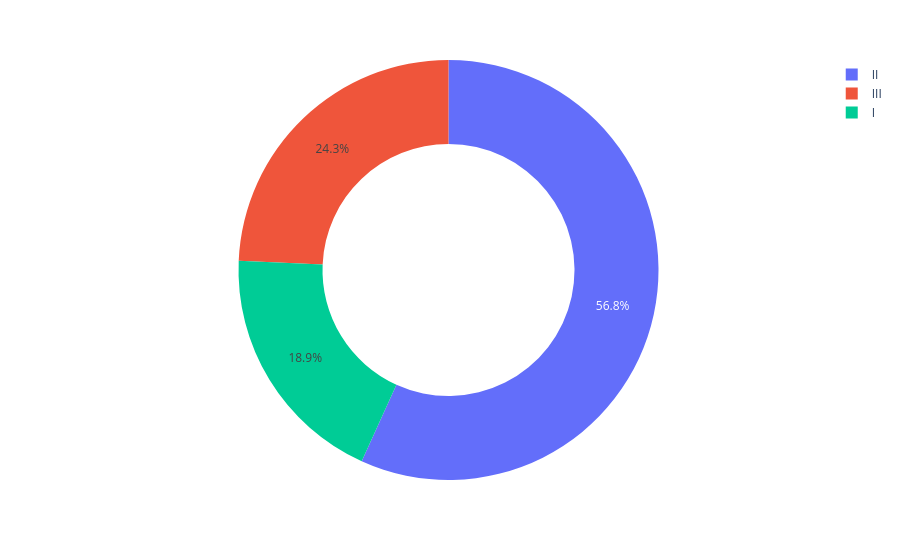

Notebook code for this chart:
### Code cell
figure = px.pie(
    df,
    names='Tumour_Stage',
    hole=0.60
)
figure.show()

### Figure 1 — Plotly figure (JSON) as saved in the notebook; plotly's stock layout.template omitted (floating-point values rounded to 4 significant figures; data arrays with more than 128 entries replaced by an {"elided": "..."} marker saying what was removed)
{"data": [{"domain": {"x": [0, 1], "y": [0, 1]}, "hole": 0.6, "hovertemplate": "Tumour_Stage=%{label}<extra></extra>", "labels": {"elided": "317 str values"}, "legendgroup": "", "name": "", "showlegend": true, "type": "pie"}], "layout": {"legend": {"tracegroupgap": 0}, "margin": {"t": 60}}}
